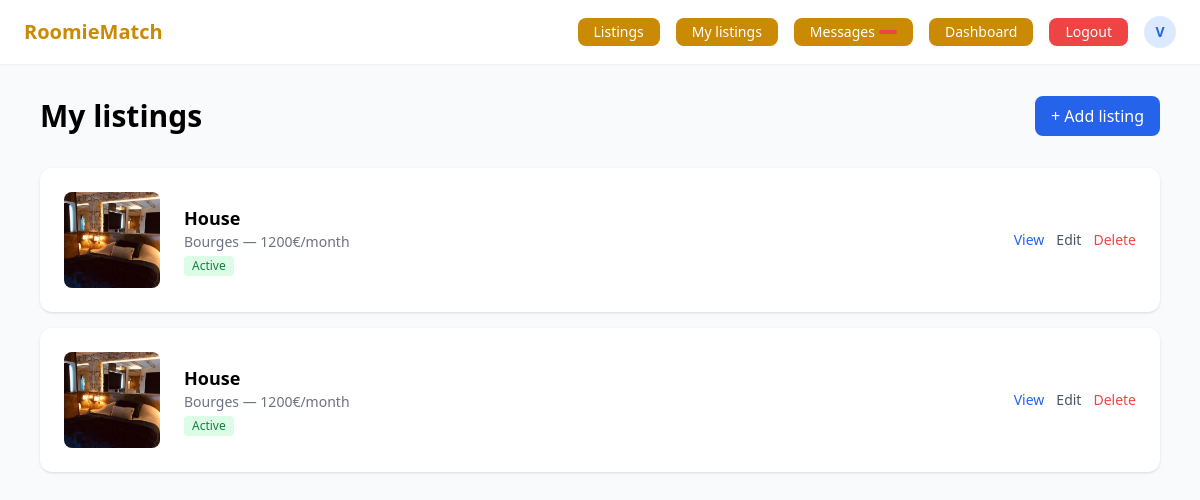
/listings/my-listings/ (signed in), run on an earlier commit of the app's database.
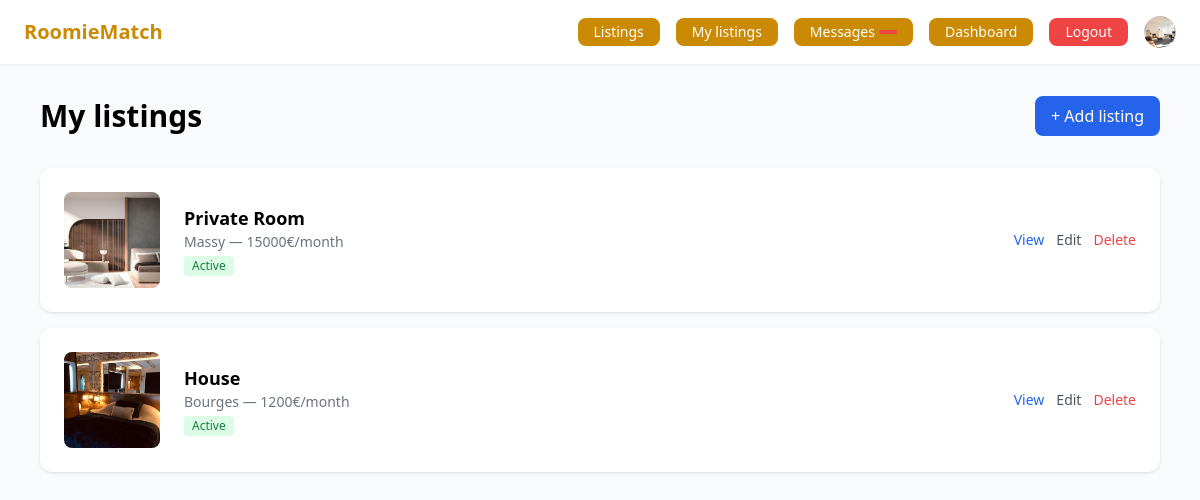
And on a later commit of the database.
### accounts/models.py (models this page shows, shortened)
class User(AbstractUser):
    class Role(models.TextChoices):
        SEEKER = 'seeker', 'Seeker'    # looking for a room
        OWNER  = 'owner',  'Owner'     # offering a room
    role   = models.CharField(max_length=20, choices=Role.choices, default=Role.SEEKER)
    avatar = models.ImageField(upload_to='avatars/', null=True, blank=True)
    phone  = models.CharField(max_length=20, blank=True)
    bio    = models.TextField(blank=True)
    city   = models.CharField(max_length=100, blank=True)
    def is_seeker(self):
        return self.role == self.Role.SEEKER
    def is_owner(self):
        return self.role == self.Role.OWNER

### listings/models.py (models this page shows, shortened)
class Listing(models.Model):
    class Status(models.TextChoices):
        ACTIVE   = 'active',   'Active'
        INACTIVE = 'inactive', 'Inactive'
        RENTED   = 'rented',   'Rented'
    class RoomType(models.TextChoices):
        PRIVATE = 'private', 'Private room'
        SHARED  = 'shared',  'Shared room'
        STUDIO  = 'studio',  'Studio'
    owner       = models.ForeignKey(User, on_delete=models.CASCADE, related_name='listings')
    title       = models.CharField(max_length=200)
    description = models.TextField()
    city        = models.CharField(max_length=100)
    address     = models.CharField(max_length=255, blank=True)
    price       = models.PositiveIntegerField(help_text='Monthly rent in €')
    size        = models.PositiveIntegerField(help_text='Room size in m²')
    room_type   = models.CharField(max_length=20, choices=RoomType.choices, default=RoomType.PRIVATE)
    status      = models.CharField(max_length=20, choices=Status.choices, default=Status.ACTIVE)
    pets_allowed   = models.BooleanField(default=False)
    smoking_allowed = models.BooleanField(default=False)
    students_allowed = models.BooleanField(default=True)
    preferred_schedule = models.CharField(
        max_length=20,
        choices=[('early', 'Early bird'), ('night', 'Night owl'), ('normal', 'Standard')],
        default='normal'
    )
    preferred_noise = models.CharField(
        max_length=20,
        choices=[('quiet', 'Quiet'), ('medium', 'Moderate'), ('loud', 'Lively')],
        default='medium'
    )
    available_from = models.DateField()
    created_at     = models.DateTimeField(auto_now_add=True)
    updated_at     = models.DateTimeField(auto_now=True)
    class Meta:
        ordering = ['-created_at']
    def get_main_photo(self):
        return self.photos.first()

class ListingPhoto(models.Model):
    listing  = models.ForeignKey(Listing, on_delete=models.CASCADE, related_name='photos')
    image    = models.ImageField(upload_to='listings/')
    caption  = models.CharField(max_length=100, blank=True)
    order    = models.PositiveIntegerField(default=0)
    class Meta:
        ordering = ['order']

### listings/views.py (the view)
# urls.py: path('my-listings/',  views.my_listings,    name='my_listings'),
@login_required
def my_listings(request):
    listings = Listing.objects.filter(owner=request.user).prefetch_related('photos')
    return render(request, 'listings/my_listings.html', {'listings': listings})

### templates/listings/my_listings.html (shortened to what this page needs)
{% extends 'base.html' %}
{% block content %}
<div class="flex justify-between items-center mb-8">
  <h1 class="text-3xl font-bold">My listings</h1>
  <a href="{% url 'listings:create' %}" class="bg-blue-600 text-white px-4 py-2 rounded-lg hover:bg-blue-700">
    + Add listing
  </a>
</div>
<div class="space-y-4">
  {% for listing in listings %}
    <div class="bg-white rounded-xl shadow p-6 flex items-center gap-6">
      {% with listing.get_main_photo as photo %}
        {% if photo %}
          <img src="{{ photo.image.url }}" class="w-24 h-24 rounded-lg object-cover" />
        {% else %}
          <div class="w-24 h-24 rounded-lg bg-gray-100 flex items-center justify-center text-3xl">🏠</div>
        {% endif %}
      {% endwith %}
      <div class="flex-1">
        <h3 class="font-semibold text-lg">{{ listing.title }}</h3>
        <p class="text-gray-500 text-sm">{{ listing.city }} — {{ listing.price }}€/month</p>
        <span class="inline-block px-2 py-0.5 rounded text-xs mt-1
          {% if listing.status == 'active' %}bg-green-100 text-green-700
          {% elif listing.status == 'rented' %}bg-blue-100 text-blue-700
          {% else %}bg-gray-100 text-gray-700{% endif %}">
          {{ listing.get_status_display }}
        </span>
      </div>
      <div class="flex gap-3">
        <a href="{% url 'listings:detail' listing.pk %}" class="text-blue-600 hover:underline text-sm">View</a>
        <a href="{% url 'listings:edit' listing.pk %}"   class="text-gray-600 hover:underline text-sm">Edit</a>
        <a href="{% url 'listings:delete' listing.pk %}" class="text-red-500 hover:underline text-sm">Delete</a>
      </div>
    </div>
  {% empty %}
    <div class="text-center text-gray-500 py-20">
      No listings yet. <a href="{% url 'listings:create' %}" class="text-blue-600 hover:underline">Post your first listing</a>
    </div>
  {% endfor %}
</div>
{% endblock %}

### templates/base.html (shortened to what this page needs)
<!DOCTYPE html>
<html lang="en">
<head>
  <script src="https://cdn.tailwindcss.com"></script>
</head>
<body class="bg-gray-50 min-h-screen">
  <nav class="bg-white shadow-sm px-6 py-4 flex items-center justify-between">
    <a href="/" class="text-xl font-bold text-yellow-600">RoomieMatch</a>
    <div class="flex items-center gap-4 text-sm">
      <a href="{% url 'listings:list' %}" class="bg-yellow-600 text-white px-4 py-1 rounded-lg">
        Listings
      </a>
      {% if user.is_authenticated %}
        {% if user.is_owner %}
          <a href="{% url 'listings:my_listings' %}" class="bg-yellow-600 text-white px-4 py-1 rounded-lg">
            My listings
          </a>
        {% endif %}
        <a href="{% url 'messaging:inbox' %}" class="relative bg-yellow-600 text-white px-4 py-1 rounded-lg flex items-center gap-1">
           Messages
          <span id="unread-count"
                hx-get="{% url 'messaging:unread_count' %}"
                hx-trigger="load, every 30s"
                hx-swap="innerHTML"
                class="bg-red-500 text-white text-xs rounded-full px-1.5 py-0.5 min-w-[18px] text-center">
          </span>
        </a>
        <a href="{% url 'dashboard' %}" class="bg-yellow-600 text-white px-4 py-1 rounded-lg">
          Dashboard
        </a>
        <a href="{% url 'logout' %}" class="bg-red-500 text-white px-4 py-1 rounded-lg hover:bg-red-600">
          Logout
        </a>
        <a href="{% url 'profile' %}" class="flex items-center gap-2 hover:opacity-80">
          {% if user.avatar %}
            <img src="{{ user.avatar.url }}" class="w-8 h-8 rounded-full object-cover" />
          {% else %}
            <div class="w-8 h-8 rounded-full bg-blue-100 flex items-center justify-center text-sm font-bold text-blue-600">
              {{ user.username|first|upper }}
            </div>
          {% endif %}
        </a>
      {% else %}
        <a href="{% url 'login' %}"    class="bg-yellow-600 text-white px-4 py-1 rounded-lg hover:text-blue-600">Login</a>
        <a href="{% url 'register' %}" class="bg-blue-600 text-white px-4 py-1 rounded-lg hover:bg-blue-700">
          Sign Up
        </a>
      {% endif %}
    </div>
  </nav>
  <main class="max-w-6xl mx-auto px-4 py-8">
    {% block content %}{% endblock %}
  </main>
</body>
</html>

What changed in the data, as far as the page shows it:
removed Listing: get_main_photo.image (picture), title "House", city "Bourges", price "1200", status "Active"
changed User: avatar: picture added; avatar empty → "avatars/house3.jpg" (drawn); username|first "V" → (not shown)
added Listing: get_main_photo.image (picture), title "Private Room", city "Massy", price "15000", status "Active"
